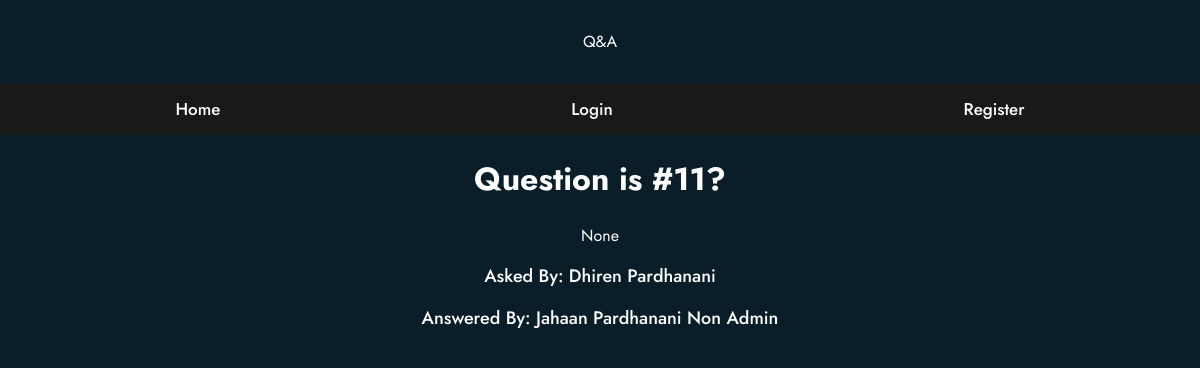
The page /question/115 on the database as committed earlier.
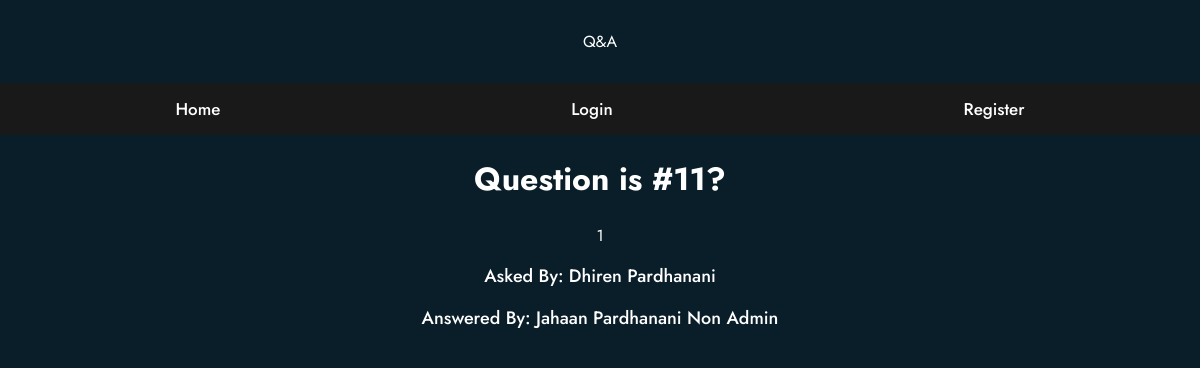
The same page on the database as committed later.
### tables this page shows
CREATE TABLE questions(
    id integer primary key autoincrement,
    question_text text not null,
    answer_text text,
    asked_by_id integer not null,
    expert_id integer not null
);

### app.py (the view)
@app.route("/question/<question_id>")
def question(question_id):
    user = get_current_user()
    db = get_db()
    print("question", question_id)
    question_cur = db.execute(
        "select questions.question_text, questions.answer_text, askers.name_text as asker_name, experts.name_text as expert_name from questions join users as askers on askers.id = questions.asked_by_id join users as experts on experts.id = questions.expert_id where questions.id = ? ", [question_id])
    question = question_cur.fetchone()
    print(question)
    return render_template("question.html", user=user, question=question)

### app.py (called while the page is built)
def get_current_user():
    user_result = None
    if "user" in session:
        user = session["user"]
        db = get_db()
        user_cur = db.execute(
            "select id, name_text, password_text, expert_boolean, admin_boolean from users where name_text = ?", [user])
        user_result = user_cur.fetchone()
    return user_result

### database.py (called while the page is built)
def connect_db():
    sql = sqlite3.connect(
        "/Users/jahaan/OneDrive/Programming/webapp/Forum/questions.db")
    print("True")
    sql.row_factory = sqlite3.Row
    return sql

def get_db():
    if not hasattr(g, "sqlite_db"):
        g.sqlite_db = connect_db()
    return g.sqlite_db

### templates/question.html (shortened to what this page needs)
<!DOCTYPE html>
<html lang="en">
  <head>
    <link rel="stylesheet" href="/static/style.css">
  </head>
  <body>
    <div class="header">Q&A</div>
    <ul id="navbar">
      <li><a href="/">Home</a></li>
      {% if not user %}
      <li><a href="/login">Login</a></li>
      <li><a href="/register">Register</a></li>
      {% endif %}
    </ul>
        <h1>{{ question['question_text'] }}</h1>
        <p>{{ question['answer_text'] }}</p>
        <p><a>Asked By: {{ question['asker_name'] }}</a></p>
        <p><a>Answered By: {{ question['expert_name'] }}</a></p>
  </body>
</html>

Rows that differ between the two databases and show on the page:
changed questions "Question is #11?": answer_text (not shown) → "1"
Other text that changed with them:
{{ question['answer_text'] }}: "None" → (not shown)
